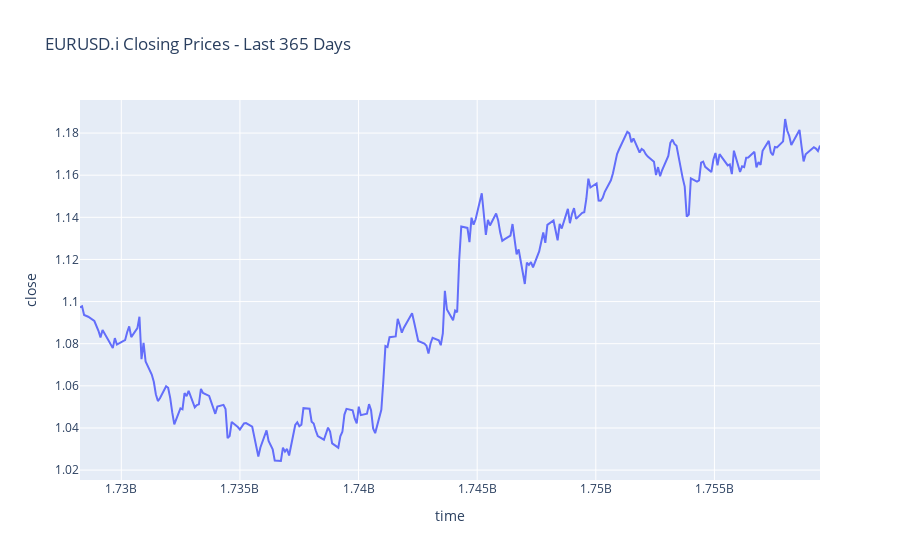

The notebook cell saved with this chart:
### Code cell
#OHLC DATA
rates = mt5.copy_rates_range("EURUSD.i", mt5.TIMEFRAME_D1, datetime.now() - timedelta(days=365), datetime.now())

ohlc_data = pd.DataFrame(rates)

fig = px.line(ohlc_data, x=ohlc_data['time'], y=ohlc_data['close'], title='EURUSD.i Closing Prices - Last 365 Days')
fig.show()

ohlc_data

### Figure 1 — Plotly figure (JSON) as saved in the notebook; plotly's stock layout.template omitted (floating-point values rounded to 4 significant figures; data arrays with more than 128 entries replaced by an {"elided": "..."} marker saying what was removed)
{"data": [{"hovertemplate": "time=%{x}<br>close=%{y}<extra></extra>", "legendgroup": "", "line": {"color": "#636efa", "dash": "solid"}, "marker": {"symbol": "circle"}, "mode": "lines", "name": "", "orientation": "v", "showlegend": false, "type": "scatter", "x": {"elided": "258 int values"}, "xaxis": "x", "y": {"elided": "258 float values"}, "yaxis": "y"}], "layout": {"legend": {"tracegroupgap": 0}, "title": {"text": "EURUSD.i Closing Prices - Last 365 Days"}, "xaxis": {"anchor": "y", "domain": [0, 1], "title": {"text": "time"}}, "yaxis": {"anchor": "x", "domain": [0, 1], "title": {"text": "close"}}}}
